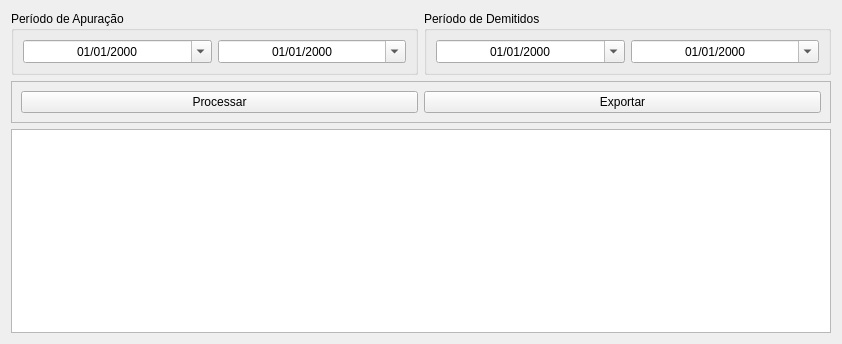
<?xml version="1.0" encoding="UTF-8"?>
<ui version="4.0">
 <class>CPOcorrenciasApuracao</class>
 <widget class="QWidget" name="CPOcorrenciasApuracao">
  <property name="geometry">
   <rect>
    <x>0</x>
    <y>0</y>
    <width>842</width>
    <height>344</height>
   </rect>
  </property>
  <property name="windowTitle">
   <string>Form</string>
  </property>
  <layout class="QGridLayout" name="gridLayout">
   <item row="0" column="0">
    <widget class="QGroupBox" name="groupBox">
     <property name="title">
      <string>Período de Apuração</string>
     </property>
     <layout class="QHBoxLayout" name="horizontalLayout">
      <item>
       <widget class="QDateEdit" name="apuracaoPeriodoInicial">
        <property name="alignment">
         <set>Qt::AlignCenter</set>
        </property>
        <property name="displayFormat">
         <string>dd/MM/yyyy</string>
        </property>
        <property name="calendarPopup">
         <bool>true</bool>
        </property>
       </widget>
      </item>
      <item>
       <widget class="QDateEdit" name="apuracaoPeriodoFinal">
        <property name="alignment">
         <set>Qt::AlignCenter</set>
        </property>
        <property name="displayFormat">
         <string>dd/MM/yyyy</string>
        </property>
        <property name="calendarPopup">
         <bool>true</bool>
        </property>
       </widget>
      </item>
     </layout>
    </widget>
   </item>
   <item row="0" column="1">
    <widget class="QGroupBox" name="groupBox_2">
     <property name="title">
      <string>Período de Demitidos</string>
     </property>
     <layout class="QHBoxLayout" name="horizontalLayout_2">
      <item>
       <widget class="QDateEdit" name="demitidosPeriodoInicial">
        <property name="alignment">
         <set>Qt::AlignCenter</set>
        </property>
        <property name="displayFormat">
         <string>dd/MM/yyyy</string>
        </property>
        <property name="calendarPopup">
         <bool>true</bool>
        </property>
       </widget>
      </item>
      <item>
       <widget class="QDateEdit" name="demitidosPeriodoFinal">
        <property name="alignment">
         <set>Qt::AlignCenter</set>
        </property>
        <property name="displayFormat">
         <string>dd/MM/yyyy</string>
        </property>
        <property name="calendarPopup">
         <bool>true</bool>
        </property>
       </widget>
      </item>
     </layout>
    </widget>
   </item>
   <item row="1" column="0" colspan="2">
    <widget class="QFrame" name="frame">
     <property name="frameShape">
      <enum>QFrame::StyledPanel</enum>
     </property>
     <property name="frameShadow">
      <enum>QFrame::Raised</enum>
     </property>
     <layout class="QHBoxLayout" name="horizontalLayout_3">
      <item>
       <widget class="QPushButton" name="botaoProcessar">
        <property name="text">
         <string>Processar</string>
        </property>
       </widget>
      </item>
      <item>
       <widget class="QPushButton" name="botaoExportar">
        <property name="text">
         <string>Exportar</string>
        </property>
       </widget>
      </item>
     </layout>
    </widget>
   </item>
   <item row="2" column="0" colspan="2">
    <widget class="QTableWidget" name="tableWidget"/>
   </item>
  </layout>
 </widget>
 <tabstops>
  <tabstop>apuracaoPeriodoInicial</tabstop>
  <tabstop>apuracaoPeriodoFinal</tabstop>
  <tabstop>demitidosPeriodoInicial</tabstop>
  <tabstop>demitidosPeriodoFinal</tabstop>
  <tabstop>botaoProcessar</tabstop>
  <tabstop>botaoExportar</tabstop>
  <tabstop>tableWidget</tabstop>
 </tabstops>
 <resources/>
 <connections/>
</ui>
